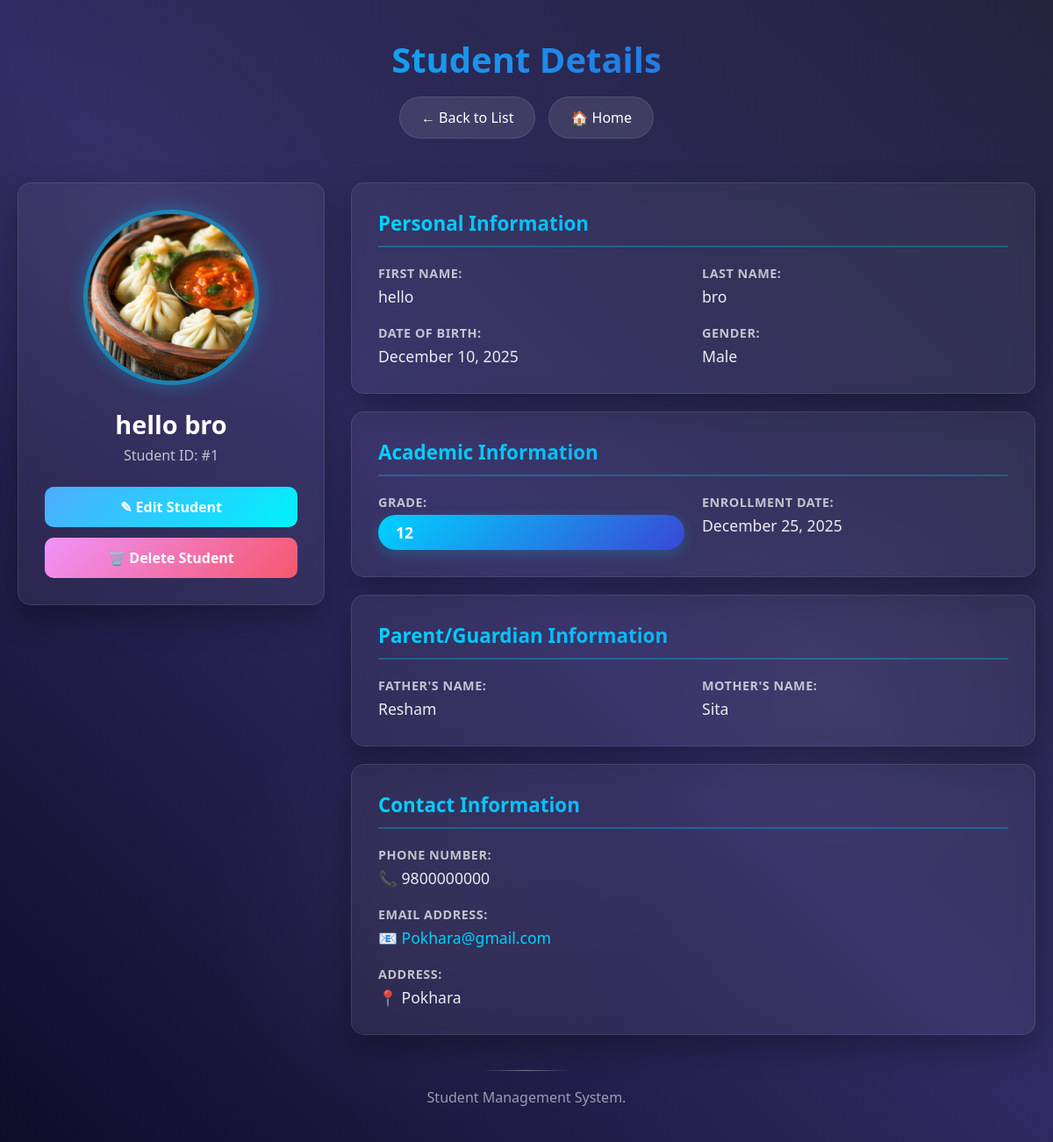
The page /student_detail/1/ (signed in) on the database as committed earlier.
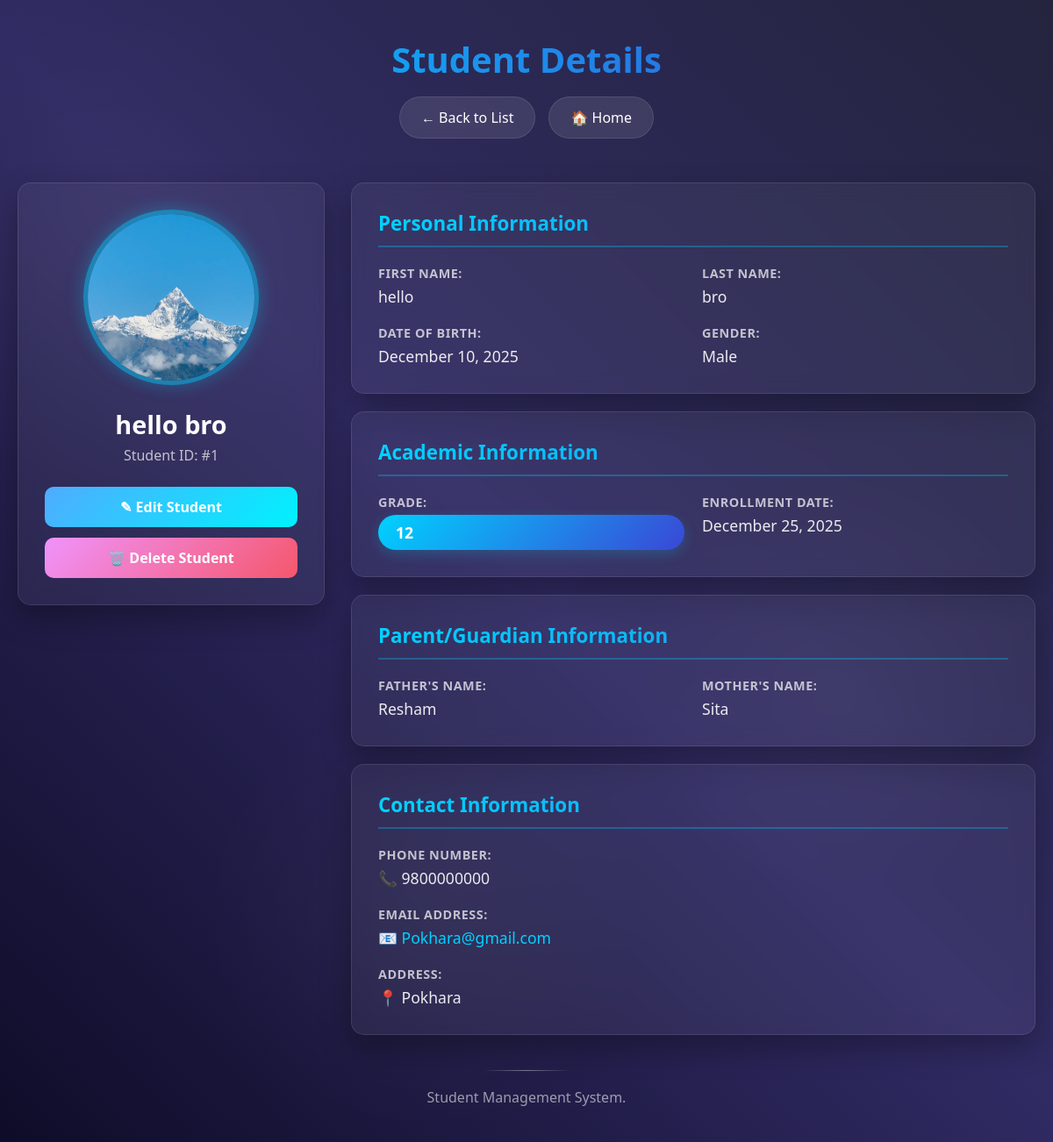
The same page on the database as committed later.
### student/models.py (models this page shows, shortened)
class Student(models.Model):
    user=models.ForeignKey(User, on_delete=models.CASCADE, null=True, blank=True)
    first_name = models.CharField(max_length=30)
    last_name = models.CharField(max_length=30)
    grade=models.CharField(max_length=10)
    date_of_birth = models.DateField()
    fathers_name = models.CharField(max_length=30, null=True, blank=True)
    mother_name = models.CharField(max_length=30, null=True, blank=True)
    address = models.TextField()
    phone_number = models.CharField(max_length=15, unique=True)
    gender = models.CharField(max_length=10)
    email = models.EmailField(unique=True, null=True, blank=True)
    enrollment_date = models.DateField()
    image = models.ImageField(upload_to='student_images/', null=True, blank=True)

### student/views.py (the view)
# urls.py: path('student_detail/<int:student_id>/', views.student_detail, name='student_detail'),
@login_required(login_url='login')
def student_detail(request, student_id):
    student = Student.objects.get(id=student_id)
    return render(request, 'student_detail.html', {'student': student})

### student/templates/student_detail.html (shortened to what the changed rows need)
{% load static %}
<!DOCTYPE html>
<html lang="en">
<head>
    <link rel="stylesheet" href="{% static 'css/student_detail.css' %}">
</head>
<body>
    <div class="container">
        <header>
            <h1>Student Details</h1>
        </header>
        <main>
            <div class="detail-container">
                <div class="photo-section">
                    {% if student.image %}
                        <img src="{{ student.image.url }}" alt="{{ student.first_name }} {{ student.last_name }}" class="student-photo">
                    {% else %}
                        <div class="photo-placeholder-large">
                            {{ student.first_name|first }}{{ student.last_name|first }}
                        </div>
                    {% endif %}
                    <h2 class="student-name">{{ student.first_name }} {{ student.last_name }}</h2>
                    <p class="student-id">Student ID: #{{ student.id }}</p>
                    <div class="action-buttons">
                        <a href="{% url 'update_student' student.id %}" class="btn btn-edit">✎ Edit Student</a>
                        <a href="{% url 'delete_student' student.id %}" class="btn btn-delete" onclick="return confirm('Are you sure you want to delete this student?')">🗑️ Delete Student</a>
                    </div>
                </div>
                <div class="info-section">
                    <div class="info-card">
                        <div class="info-grid">
                            <div class="info-item">
                                <span class="label">First Name:</span>
                                <span class="value">{{ student.first_name }}</span>
                            </div>
                            <div class="info-item">
                                <span class="label">Last Name:</span>
                                <span class="value">{{ student.last_name }}</span>
                            </div>
                            <div class="info-item">
                                <span class="label">Date of Birth:</span>
                                <span class="value">{{ student.date_of_birth|date:"F d, Y" }}</span>
                            </div>
                            <div class="info-item">
                                <span class="label">Gender:</span>
                                <span class="value">{{ student.gender }}</span>
                            </div>
                        </div>
                    </div>
                    <div class="info-card">
                        <div class="info-grid">
                            <div class="info-item">
                                <span class="label">Grade:</span>
                                <span class="value grade-badge">{{ student.grade }}</span>
                            </div>
                            <div class="info-item">
                                <span class="label">Enrollment Date:</span>
                                <span class="value">{{ student.enrollment_date|date:"F d, Y" }}</span>
                            </div>
                        </div>
                    </div>
                    <div class="info-card">
                        <div class="info-grid">
                            <div class="info-item">
                                <span class="label">Father's Name:</span>
                                <span class="value">{{ student.fathers_name|default:"Not Provided" }}</span>
                            </div>
                            <div class="info-item">
                                <span class="label">Mother's Name:</span>
                                <span class="value">{{ student.mother_name|default:"Not Provided" }}</span>
                            </div>
                        </div>
                    </div>
                    <div class="info-card">
                        <div class="info-grid">
                            <div class="info-item full-width">
                                <span class="label">Phone Number:</span>
                                <span class="value">📞 {{ student.phone_number }}</span>
                            </div>
                            <div class="info-item full-width">
                                <span class="value">
                                    {% if student.email %}
                                        📧 <a href="mailto:{{ student.email }}">{{ student.email }}</a>
                                    {% else %}
                                        Not Provided
                                    {% endif %}
                                </span>
                            </div>
                            <div class="info-item full-width">
                                <span class="label">Address:</span>
                                <span class="value">📍 {{ student.address }}</span>
                            </div>
                        </div>
                    </div>
                </div>
            </div>
        </main>
    </div>
</body>
</html>

Rows that differ between the two databases and show on the page:
changed Student "hello": image: a different picture
